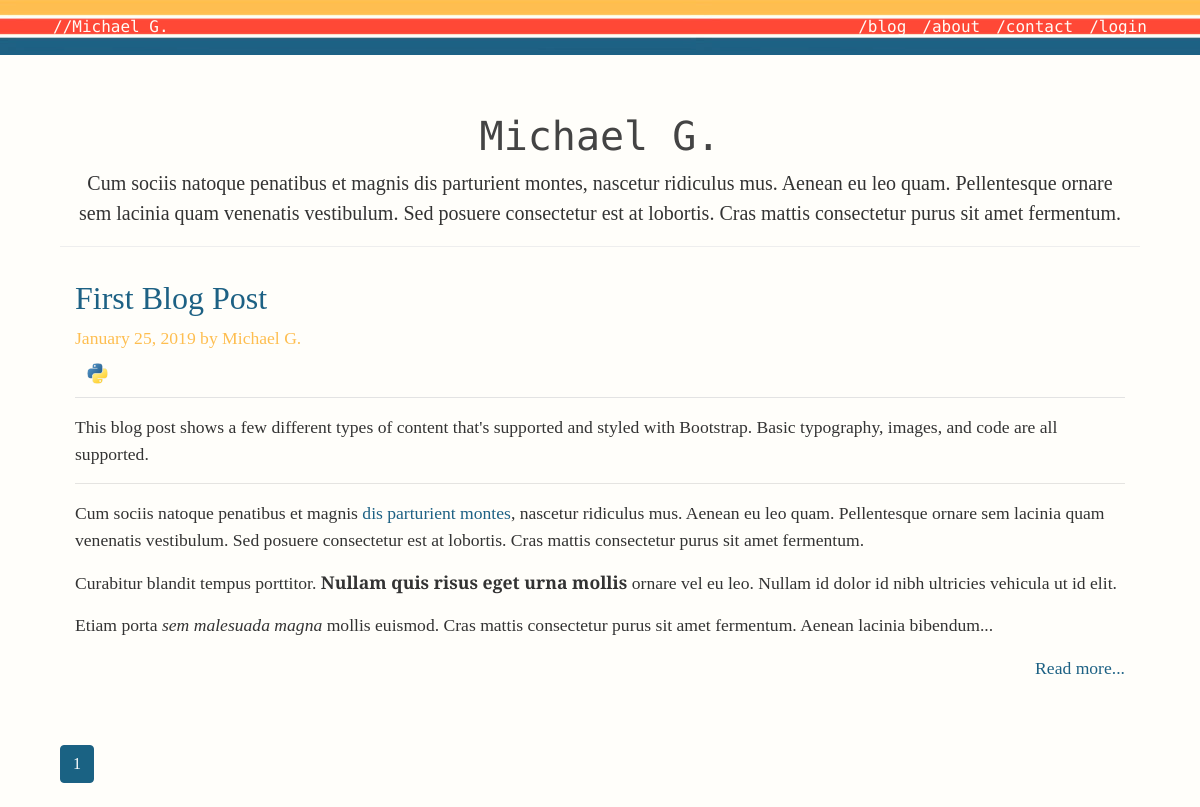
The page / on the database its author committed.
### personal_blog/models.py (models this page shows, shortened)
class Post(ResourceMixin, db.Model):
    id = db.Column(db.Integer, primary_key=True)
    title = db.Column(db.String(100), nullable=False)
    slug = db.Column(db.String(100), unique=True, nullable=False)
    date_posted = db.Column(db.DateTime, nullable=False, default=datetime.utcnow)
    content = db.Column(db.Text, nullable=False)
    user_id = db.Column(db.Integer, db.ForeignKey('user.id'), nullable=False)
    tags = db.relationship('Tag', secondary=posts_and_tags, lazy='subquery', backref=db.backref('pages', lazy=True))

class User(ResourceMixin, UserMixin, db.Model):
    id = db.Column(db.Integer, primary_key=True)
    username = db.Column(db.String(20), unique=True, nullable=False)
    alias = db.Column(db.String(20), unique=True, nullable=False)
    email = db.Column(db.String(120), unique=True, nullable=False)
    image_file = db.Column(db.String(20), nullable=False, default='default.jpg')
    password = db.Column(db.String(60), nullable=False)
    posts = db.relationship('Post', backref='author', lazy=True)

class Tag(ResourceMixin, db.Model):
    id = db.Column(db.Integer, primary_key=True)
    slug = db.Column(db.String(20), unique=True, nullable=False)
    tag_name = db.Column(db.String(20), unique=True, nullable=False)
    image_file = db.Column(db.String(20), nullable=False, default='default.jpg')

### personal_blog/views.py (the view)
@app.route("/")
def home():
    page = request.args.get('page', 1, type=int)
    posts = Post.query.order_by(Post.date_posted.desc()).paginate(page=page, per_page=5)
    print(Post.query.filter(Post.title.ilike('%blog%'), Post.slug.ilike('%blog%')))
    return render_template('home.html', posts=posts, title='Michael G.')

### personal_blog/templates/home.html
{% extends "layout.html" %}
{% block content %}
      {% if title == 'Blog' %}
      <div class="blog-header">
         <div class="container">
            <h1 class="blog-title" align="center">Blog</h1>
         </div>
      </div>
      {% else %}
      <div class="blog-header">
         <div class="container">
            <h1 class="blog-title" align="center">Michael G.</h1>
            <p class="lead blog-description" align="center">
               Cum sociis natoque penatibus et magnis dis parturient montes, nascetur ridiculus mus.
               Aenean eu leo quam. Pellentesque ornare sem lacinia quam venenatis vestibulum.
               Sed posuere consectetur est at lobortis. Cras mattis consectetur purus sit amet fermentum.
            </p>
         </div>
      </div>
      {% endif %}
<div class="blog-post">
   <div class="container">
      {% for post in posts.items %}
      <div class="row">
         <article class="media content-section">
            <div class="col-sm-12 blog-main">
               <div class="media-body">
                  <div class="article-metadata">
                     <h2> <a href="{{ url_for('post', slug=post.slug) }}">{{ post.title }}</a></h2>
                     <p class="blog-post-meta">{{ post.date_posted.strftime('%B %d, %Y') }} by {{ post.author.alias }} </p>
               {% for tag in post.tags %}
                  <a href="{{ url_for('tag_posts', slug=tag.slug) }}", title="{{ tag.tag_name }}">
                  <img class="img-fluid rounded-circle article-img" src="{{ url_for('static', filename='images/tags/' + tag.image_file) }}" >
                  </a>
               {% endfor %}
                  </div>
                  <p class="article-content">{{ post.content| truncate(800) | safe }}</p>
               </div>
               <p class="quiet" style="text-align: right;"><a  href="{{ url_for('post', slug=post.slug) }}">Read more...</a></p>
            </div>
         </article>
      </div>
      {% endfor %}
   </div>
</div>
<div class="row">
   <div class="col-sm-8 blog-main">
      {% for page_num in posts.iter_pages(left_edge=1, right_edge=1, left_current=1, right_current=2) %}
      {% if page_num %}
      {% if posts.page == page_num %}
      <a class="btn btn-info mb-4" href="{{ url_for('home', page=page_num) }}">{{ page_num }}</a>
      {% else %}
      <a class="btn btn-outline-primary mb-4" href="{{ url_for('home', page=page_num) }}">{{ page_num }}</a>
      {% endif %}
      {% else %}
      ...
      {% endif %}
      {% endfor %}
   </div>
</div>
{% endblock content %}

### personal_blog/static/main.css (style rules this page uses)
a { color: #1d6184; }
.blog-title { font-family: 'PT Mono', monospace; }
.lead { font-family: 'Zilla Slab', serif; }
.blog-post-meta { font-family: 'Zilla Slab', serif; }
body { background: #fffefa; color: #333333; margin-top: 5rem; font-family: 'Zilla Slab', serif; font-weight: 400; font-style: normal; }
h1, h2, h3, h4, h5, h6 { color: #444444; font-family: 'Zilla Slab', serif; }
p { font-size: 1.1rem; }
.article-content { white-space: pre-line; }
.article-img { width: 45px; padding: .5rem ; }
.article-metadata { padding-bottom: 1px; margin-bottom: 4px; border-bottom: 1px solid #e3e3e3 }
.btn-info { color: #fff; background-color: #1a6283; border-color: #1d6184; }
.blog-header { padding-top: 2rem; padding-bottom: .1rem; margin-bottom: 2rem; border-bottom: .05rem solid #eee; }
.blog-post { margin-bottom: 3rem; }
.blog-post-meta { color: #febe50; margin-bottom: 0rem; }

### rows shown on the page
Post: title "First Blog Post", date_posted "January 25, 2019", author.alias "Michael G.", content "This blog post shows a few different types of content that's supported and styled with Bootstrap. Basic typography, images, and code are all supported. Cum sociis natoque penatibus et magnis dis parturient montes , nascetur ridiculus mus. Aenean eu leo quam. Pellentesque ornare sem lacinia quam venenatis vestibulum. Sed posuere consectetur est at lobortis. Cras mattis consectetur purus sit amet fermentum. Curabitur blandit tempus porttitor. Nullam quis risus eget urna mollis ornare vel eu leo. Nullam id dolor id nibh ultricies vehicula ut id elit. Etiam porta sem malesuada magna mollis euismod. Cras mattis consectetur purus sit amet fermentum. Aenean lacinia bibendum..."
Tag: image_file (picture)

### other values the page prints
{{ page_num }} "1"
